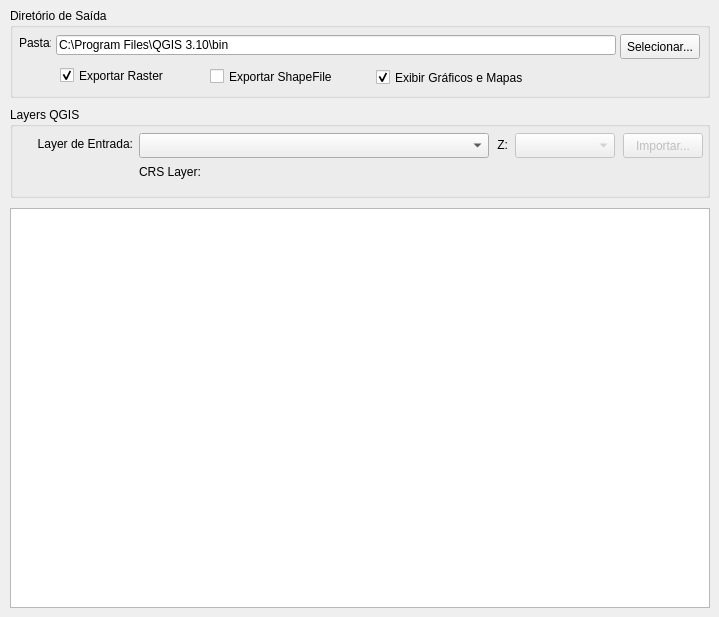
   <widget class="QWidget" name="tab_1">
    <attribute name="title">
     <string>Dados</string>
    </attribute>
    <widget class="QTableWidget" name="datatable_atributos">
     <property name="geometry">
      <rect>
       <x>10</x>
       <y>208</y>
       <width>700</width>
       <height>400</height>
      </rect>
     </property>
    </widget>
    <widget class="QGroupBox" name="groupBox_Select_Var">
     <property name="enabled">
      <bool>false</bool>
     </property>
     <property name="geometry">
      <rect>
       <x>26</x>
       <y>265</y>
       <width>671</width>
       <height>51</height>
      </rect>
     </property>
     <property name="title">
      <string>Seleção de Atributos (Variáveis)</string>
     </property>
     <widget class="QLabel" name="label_28">
      <property name="geometry">
       <rect>
        <x>13</x>
        <y>26</y>
        <width>20</width>
        <height>16</height>
       </rect>
      </property>
      <property name="text">
       <string>X:</string>
      </property>
      <property name="alignment">
       <set>Qt::AlignRight|Qt::AlignTrailing|Qt::AlignVCenter</set>
      </property>
     </widget>
     <widget class="QLabel" name="label_29">
      <property name="geometry">
       <rect>
        <x>206</x>
        <y>26</y>
        <width>20</width>
        <height>16</height>
       </rect>
      </property>
      <property name="text">
       <string>Y:</string>
      </property>
      <property name="alignment">
       <set>Qt::AlignRight|Qt::AlignTrailing|Qt::AlignVCenter</set>
      </property>
     </widget>
     <widget class="QComboBox" name="comboBox_CordX">
      <property name="geometry">
       <rect>
        <x>42</x>
        <y>23</y>
        <width>120</width>
        <height>22</height>
       </rect>
      </property>
     </widget>
     <widget class="QComboBox" name="comboBox_CordY">
      <property name="geometry">
       <rect>
        <x>233</x>
        <y>23</y>
        <width>120</width>
        <height>22</height>
       </rect>
      </property>
     </widget>
     <widget class="QPushButton" name="pushButton_Select_Var">
      <property name="geometry">
       <rect>
        <x>560</x>
        <y>20</y>
        <width>101</width>
        <height>24</height>
       </rect>
      </property>
      <property name="text">
       <string>Selecionar</string>
      </property>
      <property name="iconSize">
       <size>
        <width>16</width>
        <height>16</height>
       </size>
      </property>
     </widget>
    </widget>
    <widget class="QGroupBox" name="groupBox_4">
     <property name="enabled">
      <bool>true</bool>
     </property>
     <property name="geometry">
      <rect>
       <x>10</x>
       <y>8</y>
       <width>700</width>
       <height>90</height>
      </rect>
     </property>
     <property name="title">
      <string>Diretório de Saída</string>
     </property>
     <widget class="QPushButton" name="pushButton_File_Save">
      <property name="geometry">
       <rect>
        <x>610</x>
        <y>26</y>
        <width>80</width>
        <height>25</height>
       </rect>
      </property>
      <property name="text">
       <string>Selecionar...</string>
      </property>
     </widget>
     <widget class="QLineEdit" name="lineEdit">
      <property name="enabled">
       <bool>true</bool>
      </property>
      <property name="geometry">
       <rect>
        <x>46</x>
        <y>27</y>
        <width>560</width>
        <height>20</height>
       </rect>
      </property>
      <property name="text">
       <string>C:\Program Files\QGIS 3.10\bin</string>
      </property>
      <property name="readOnly">
       <bool>true</bool>
      </property>
     </widget>
     <widget class="QLabel" name="label_2">
      <property name="geometry">
       <rect>
        <x>9</x>
        <y>27</y>
        <width>32</width>
        <height>16</height>
       </rect>
      </property>
      <property name="text">
       <string>Pasta:</string>
      </property>
     </widget>
     <widget class="QCheckBox" name="checkBox_Qgis_Vector">
      <property name="geometry">
       <rect>
        <x>200</x>
        <y>60</y>
        <width>160</width>
        <height>17</height>
       </rect>
      </property>
      <property name="text">
       <string>Exportar ShapeFile</string>
      </property>
      <property name="checked">
       <bool>false</bool>
      </property>
     </widget>
     <widget class="QCheckBox" name="checkBox_Qgis_Raster">
      <property name="geometry">
       <rect>
        <x>50</x>
        <y>59</y>
        <width>140</width>
        <height>17</height>
       </rect>
      </property>
      <property name="text">
       <string>Exportar Raster</string>
      </property>
      <property name="checked">
       <bool>true</bool>
      </property>
     </widget>
     <widget class="QCheckBox" name="checkBox_Qgis_Maps">
      <property name="geometry">
       <rect>
        <x>366</x>
        <y>61</y>
        <width>220</width>
        <height>17</height>
       </rect>
      </property>
      <property name="text">
       <string>Exibir Gráficos e Mapas</string>
      </property>
      <property name="checked">
       <bool>true</bool>
      </property>
     </widget>
    </widget>
    <widget class="QGroupBox" name="groupBox_2">
     <property name="geometry">
      <rect>
       <x>10</x>
       <y>107</y>
       <width>700</width>
       <height>91</height>
      </rect>
     </property>
     <property name="title">
      <string>Layers QGIS</string>
     </property>
     <widget class="QgsMapLayerComboBox" name="mMapLayerComboBox">
      <property name="geometry">
       <rect>
        <x>129</x>
        <y>26</y>
        <width>350</width>
        <height>25</height>
       </rect>
      </property>
     </widget>
     <widget class="QLabel" name="label_1">
      <property name="geometry">
       <rect>
        <x>8</x>
        <y>27</y>
        <width>115</width>
        <height>20</height>
       </rect>
      </property>
      <property name="locale">
       <locale language="English" country="UnitedStates"/>
      </property>
      <property name="text">
       <string>Layer de Entrada:</string>
      </property>
      <property name="alignment">
       <set>Qt::AlignRight|Qt::AlignTrailing|Qt::AlignVCenter</set>
      </property>
     </widget>
     <widget class="QPushButton" name="pushButton_ImportQGIS">
      <property name="enabled">
       <bool>false</bool>
      </property>
      <property name="geometry">
       <rect>
        <x>613</x>
        <y>26</y>
        <width>80</width>
        <height>25</height>
       </rect>
      </property>
      <property name="text">
       <string>Importar...</string>
      </property>
     </widget>
     <widget class="QComboBox" name="comboBox_VTarget">
      <property name="enabled">
       <bool>false</bool>
      </property>
      <property name="geometry">
       <rect>
        <x>505</x>
        <y>26</y>
        <width>100</width>
        <height>25</height>
       </rect>
      </property>
     </widget>
     <widget class="QLabel" name="label_30">
      <property name="geometry">
       <rect>
        <x>478</x>
        <y>30</y>
        <width>20</width>
        <height>16</height>
       </rect>
      </property>
      <property name="text">
       <string>Z:</string>
      </property>
      <property name="alignment">
       <set>Qt::AlignRight|Qt::AlignTrailing|Qt::AlignVCenter</set>
      </property>
     </widget>
     <widget class="QLabel" name="label_CRS_Layer">
      <property name="geometry">
       <rect>
        <x>129</x>
        <y>55</y>
        <width>241</width>
        <height>20</height>
       </rect>
      </property>
      <property name="locale">
       <locale language="English" country="UnitedStates"/>
      </property>
      <property name="text">
       <string>CRS Layer: </string>
      </property>
      <property name="alignment">
       <set>Qt::AlignLeading|Qt::AlignLeft|Qt::AlignVCenter</set>
      </property>
     </widget>
    </widget>
    <zorder>groupBox_Select_Var</zorder>
    <zorder>datatable_atributos</zorder>
    <zorder>groupBox_4</zorder>
    <zorder>groupBox_2</zorder>
   </widget>
